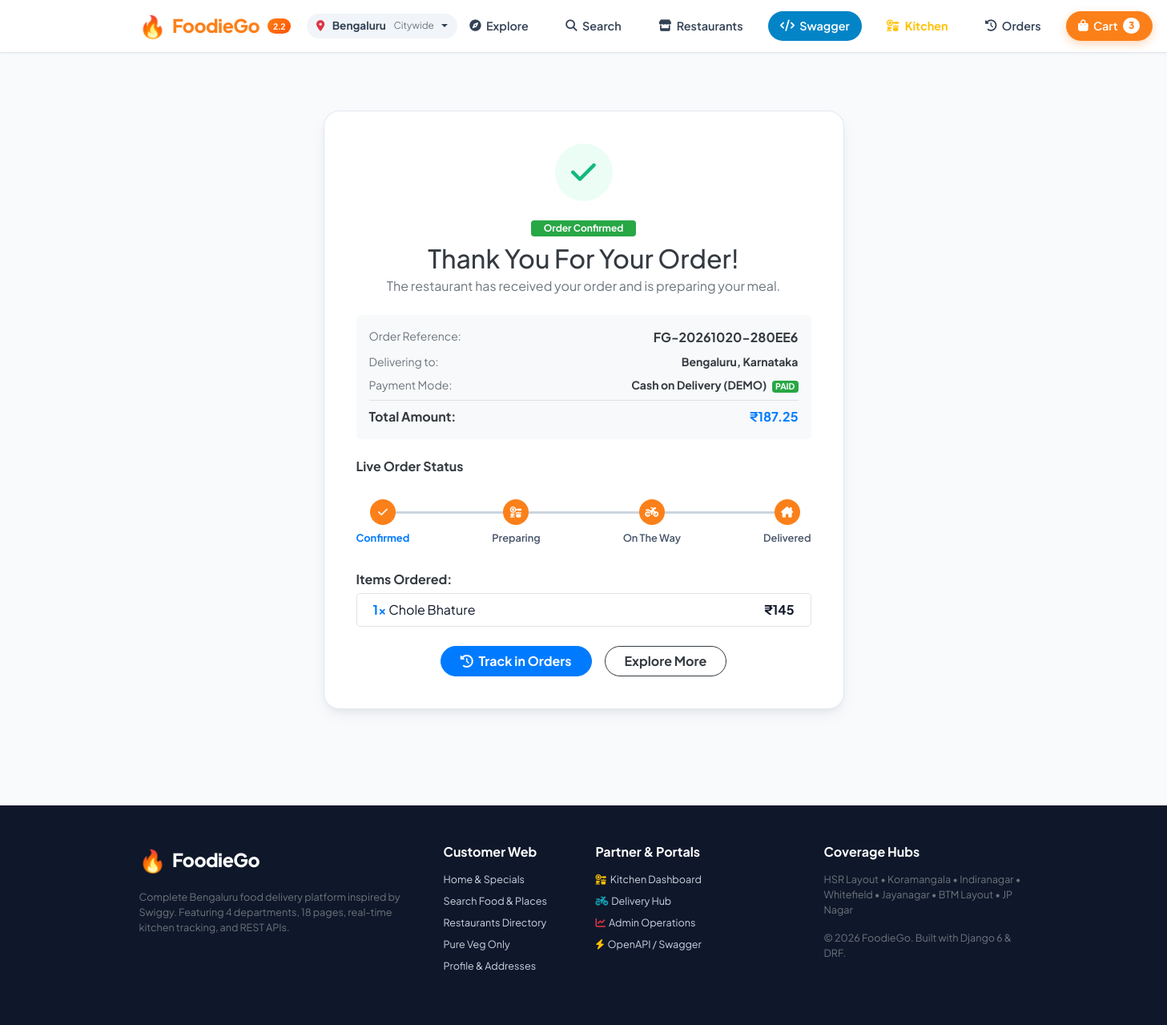
The page /order-success/FG-20261020-280EE6/ (signed in) on the database its author committed.
### main/models.py (models this page shows, shortened)
class Order(models.Model):
    ORDER_STATUS = (
        ('Confirmed', 'Confirmed'),
        ('Accepted', 'Accepted'),
        ('Preparing', 'Preparing'),
        ('Ready for Pickup', 'Ready for Pickup'),
        ('Picked Up', 'Picked Up'),
        ('Out for Delivery', 'Out for Delivery'),
        ('Delivered', 'Delivered'),
        ('Cancelled', 'Cancelled'),
        ('Active', 'Active'),  # For backwards compatibility with initial orders
    )
    order_number = models.CharField(max_length=50, unique=True, db_index=True)
    user = models.ForeignKey(User, on_delete=models.CASCADE, related_name='customer_orders')
    restaurant = models.ForeignKey(Restaurant, on_delete=models.SET_NULL, null=True, blank=True, related_name='orders')
    assigned_delivery_partner = models.ForeignKey(User, on_delete=models.SET_NULL, null=True, blank=True, related_name='assigned_deliveries')
    coupon = models.ForeignKey(Coupon, on_delete=models.SET_NULL, null=True, blank=True, related_name='used_orders')
    discount_amount = models.FloatField(default=0.0)
    delivery_address = models.TextField(default='Bengaluru, Karnataka')
    contact_phone = models.CharField(max_length=30, blank=True, default='')
    order_instructions = models.CharField(max_length=255, blank=True, default='')
    subtotal = models.FloatField(default=0.0)
    delivery_fee = models.FloatField(default=0.0)
    tax_amount = models.FloatField(default=0.0)
    total_amount = models.FloatField(default=0.0)
    status = models.CharField(max_length=30, choices=ORDER_STATUS, default='Confirmed', db_index=True)
    payment_method = models.CharField(max_length=50, default='Cash on Delivery (DEMO)')
    is_paid = models.BooleanField(default=False)
    razorpay_order_id = models.CharField(max_length=100, blank=True, null=True, db_index=True)
    razorpay_payment_id = models.CharField(max_length=100, blank=True, null=True, db_index=True)
    razorpay_signature = models.CharField(max_length=255, blank=True, null=True)
    rejection_reason = models.CharField(max_length=255, blank=True, default='')
    created_at = models.DateTimeField(default=timezone.now)
    accepted_at = models.DateTimeField(null=True, blank=True)
    ready_at = models.DateTimeField(null=True, blank=True)
    picked_up_at = models.DateTimeField(null=True, blank=True)
    delivery_date = models.DateTimeField(null=True, blank=True)
    cancelled_at = models.DateTimeField(null=True, blank=True)
    class Meta:
        ordering = ['-created_at']
        verbose_name = 'Order'
        verbose_name_plural = 'Orders'

class CartItems(models.Model):
    ORDER_STATUS = (
        ('Active', 'Active'),
        ('Delivered', 'Delivered'),
        ('Cancelled', 'Cancelled')
    )
    user = models.ForeignKey(User, on_delete=models.CASCADE, related_name='cart_items')
    item = models.ForeignKey(Item, on_delete=models.CASCADE)
    order = models.ForeignKey(Order, on_delete=models.SET_NULL, null=True, blank=True, related_name='cart_items')
    ordered = models.BooleanField(default=False)
    quantity = models.IntegerField(default=1)
    ordered_date = models.DateField(default=timezone.now)
    status = models.CharField(max_length=20, choices=ORDER_STATUS, default='Active')
    delivery_date = models.DateField(default=timezone.now)
    class Meta:
        verbose_name = 'Cart Item'
        verbose_name_plural = 'Cart Items'
    @property
    def subtotal(self):
        return round(self.quantity * self.item.price, 2)

class Item(models.Model):
    LABELS = (
        ('Best Selling Foods', 'Best Selling Foods'),
        ('New Food', 'New Food'),
        ('Spicy Foods🔥', 'Spicy Foods🔥'),
    )
    LABEL_COLOUR = (
        ('danger', 'danger'),
        ('success', 'success'),
        ('primary', 'primary'),
        ('info', 'info'),
        ('warning', 'warning'),
    )
    restaurant = models.ForeignKey(Restaurant, on_delete=models.CASCADE, related_name='menu_items', null=True, blank=True)
    title = models.CharField(max_length=200)
    description = models.TextField(blank=True, default='')
    price = models.FloatField()
    pieces = models.IntegerField(default=6)
    instructions = models.CharField(max_length=250, default="Available")
    image = models.ImageField(default='default.png', upload_to='images/', blank=True)
    labels = models.CharField(max_length=50, choices=LABELS, blank=True)
    label_colour = models.CharField(max_length=20, choices=LABEL_COLOUR, blank=True)
    slug = models.SlugField(max_length=250, default="foods")
    created_by = models.ForeignKey(User, on_delete=models.CASCADE, null=True, blank=True)
    category = models.CharField(max_length=100, default='Main Course', blank=True, db_index=True)
    is_veg = models.BooleanField(default=True)
    rating = models.FloatField(default=4.0)
    is_available = models.BooleanField(default=True)
    discount_percent = models.IntegerField(default=0)
    food_image_url = models.URLField(max_length=500, blank=True, default='')
    offer_label = models.CharField(max_length=100, blank=True, default='')
    demo_id = models.IntegerField(unique=True, null=True, blank=True, db_index=True)
    data_type = models.CharField(max_length=50, default='USER_CREATED')
    class Meta:
        ordering = ['-rating', 'title']
        verbose_name = 'Menu Item'
        verbose_name_plural = 'Menu Items'

### main/views.py (the view)
# urls.py: path('order-success/<str:order_number>/', views.order_success, name='order_success'),
@login_required
def order_success(request, order_number):
    order = get_object_or_404(Order, order_number=order_number, user=request.user)
    return render(request, 'main/order_success.html', {'order': order})

### main/context_processors.py (called while the page is built, shortened)
def cart_context(request):
    if request.user.is_authenticated:
        count = sum(ci.quantity for ci in CartItems.objects.filter(user=request.user, ordered=False))
        profile = getattr(request.user, 'profile', None)
        role = profile.role if profile else ('ADMIN' if request.user.is_superuser else 'CUSTOMER')
        restaurant = profile.restaurant if profile else None
        return {
            'cart_count': count,
            'current_user_role': role,
            'user_restaurant': restaurant,
            'is_restaurant_role': role in ['RESTAURANT', 'ADMIN'] or request.user.is_superuser,
            'is_delivery_role': role in ['DELIVERY', 'ADMIN'] or request.user.is_superuser,
            'is_admin_role': role == 'ADMIN' or request.user.is_superuser or request.user.is_staff,
        }

### main/templates/main/order_success.html (shortened to what this page needs)
{% extends "main/layout.html" %}
{% load static %}
{% block content %}
<div class="container py-4">
    <div class="order-success-card">
        <div class="success-icon-wrap">
            <i class="fa-solid fa-check"></i>
        </div>
        <span class="badge badge-success px-3 py-1 font-weight-bold mb-2">Order Confirmed</span>
        <h2 class="font-weight-extrabold text-dark mb-1">Thank You For Your Order!</h2>
        <p class="text-muted">The restaurant has received your order and is preparing your meal.</p>
        <div class="p-3 bg-light rounded-lg text-left my-4">
            <div class="d-flex justify-content-between mb-2">
                <span class="text-muted small">Order Reference:</span>
                <strong class="text-dark font-monospace" id="orderRefNum">{{ order.order_number }}</strong>
            </div>
            <div class="d-flex justify-content-between mb-2">
                <span class="text-muted small">Delivering to:</span>
                <span class="text-dark font-weight-bold text-right small">{{ order.delivery_address }}</span>
            </div>
            <div class="d-flex justify-content-between mb-2">
                <span class="text-muted small">Payment Mode:</span>
                <span class="text-dark font-weight-bold small">
                    {{ order.payment_method }}
                    {% if order.is_paid %}
                        <span class="badge badge-success font-weight-bold ml-1">PAID</span>
                    {% endif %}
                </span>
            </div>
            <div class="d-flex justify-content-between pt-2 border-top">
                <span class="font-weight-bold text-dark">Total Amount:</span>
                <strong class="text-primary font-weight-extrabold font-size-lg">₹{{ order.total_amount|floatformat:2 }}</strong>
            </div>
        </div>
        <h6 class="font-weight-bold text-left mb-3 text-dark">Live Order Status</h6>
        <div class="order-stepper">
            <div class="step-item active">
                <div class="step-circle"><i class="fa-solid fa-check"></i></div>
                <div class="step-label font-weight-bold text-primary">Confirmed</div>
            </div>
            <div class="step-item {% if order.status in 'Preparing,Out for Delivery,Delivered' %}active{% endif %}">
                <div class="step-circle"><i class="fa-solid fa-kitchen-set"></i></div>
                <div class="step-label">Preparing</div>
            </div>
            <div class="step-item {% if order.status in 'Out for Delivery,Delivered' %}active{% endif %}">
                <div class="step-circle"><i class="fa-solid fa-motorcycle"></i></div>
                <div class="step-label">On The Way</div>
            </div>
            <div class="step-item {% if order.status == 'Delivered' %}active{% endif %}">
                <div class="step-circle"><i class="fa-solid fa-house-chimney"></i></div>
                <div class="step-label">Delivered</div>
            </div>
        </div>
        <div class="text-left mb-4">
            <h6 class="font-weight-bold text-dark mb-2">Items Ordered:</h6>
            <ul class="list-group list-group-flush border rounded-lg">
                {% for item in order.cart_items.all %}
                    <li class="list-group-item d-flex justify-content-between align-items-center py-2">
                        <span>
                            <strong class="text-primary">{{ item.quantity }}x</strong> {{ item.item.title }}
                        </span>
                        <span class="font-weight-bold">₹{{ item.subtotal|floatformat:0 }}</span>
                    </li>
                {% endfor %}
            </ul>
        </div>
        <div class="d-flex justify-content-center" style="gap: 1rem;">
            <a href="{% url 'main:order_details' %}" class="btn btn-primary font-weight-bold rounded-pill px-4" id="viewOrdersBtn">
                <i class="fa-solid fa-clock-rotate-left mr-1"></i> Track in Orders
            </a>
            <a href="{% url 'main:home' %}" class="btn btn-outline-dark font-weight-bold rounded-pill px-4">
                Explore More
            </a>
        </div>
    </div>
</div>
{% endblock %}

### main/static/main/foodiego.css (style rules this page uses)
:root { --primary: #fc8019; --primary-hover: #e06c07; --primary-light: #fff5ed; --secondary: #10b981; --secondary-light: #ecfdf5; --danger: #ef4444; --danger-light: #fef2f2; --dark: #0f172a; --slate-800: #1e293b; --slate-700: #334155; --slate-600: #475569; --slate-500: #64748b; --slate-300: #cbd5e1; --slate-100: #f1f5f9; --bg-page: #f8fafc; --card-bg: #ffffff; --border-color: #e2e8f0; --radius-sm: 8px; --radius-md: 14px; --radius-lg: 20px; --radius-full: 9999px; --shadow-sm: 0 1px 3px rgba(15, 23, 42, 0.06); --shadow-md: 0 8px 20px -4px rgba(15, 23, 42, 0.08), 0 4px 8px -2px rgba(15, 23, 42, 0.04); --shadow-lg: 0 20px 30px -8px rgba(15, 23, 42, 0.12), 0 8px 12px -4px rgba(15, 23, 42, 0.05); --transition: all 0.22s cubic-bezier(0.4, 0, 0.2, 1); }
* { box-sizing: border-box; margin: 0; padding: 0; }
body { font-family: 'Plus Jakarta Sans', -apple-system, BlinkMacSystemFont, 'Segoe UI', Roboto, sans-serif; background-color: var(--bg-page); color: var(--dark); line-height: 1.5; -webkit-font-smoothing: antialiased; }
.order-success-card { max-width: 650px; margin: 3rem auto; background: #ffffff; border-radius: var(--radius-lg); padding: 2.5rem; box-shadow: var(--shadow-md); border: 1px solid var(--border-color); text-align: center; }
.success-icon-wrap { width: 72px; height: 72px; margin: 0 auto 1.25rem; background: var(--secondary-light); color: var(--secondary); border-radius: 50%; display: flex; align-items: center; justify-content: center; font-size: 2.2rem; }
.order-stepper { display: flex; justify-content: space-between; margin: 2rem 0; position: relative; }
.order-stepper::before { content: ''; position: absolute; top: 15px; left: 20px; right: 20px; height: 3px; background: var(--slate-300); z-index: 1; }
.step-item { position: relative; z-index: 2; text-align: center; }
.step-circle { width: 32px; height: 32px; border-radius: 50%; background: var(--slate-300); color: #ffffff; display: flex; align-items: center; justify-content: center; font-weight: 700; font-size: 0.85rem; margin: 0 auto 0.4rem; }
.step-item.active .step-circle { background: var(--primary); }
.step-label { font-size: 0.8rem; font-weight: 600; color: var(--slate-600); }

### rows shown on the page
Order: order_number "FG-20261020-280EE6", delivery_address "Bengaluru, Karnataka", payment_method "Cash on Delivery (DEMO)", total_amount "187.25"
CartItems: quantity "1", item "Chole Bhature", subtotal "145"

### other values the page prints
{{ cart_count }} "3"
